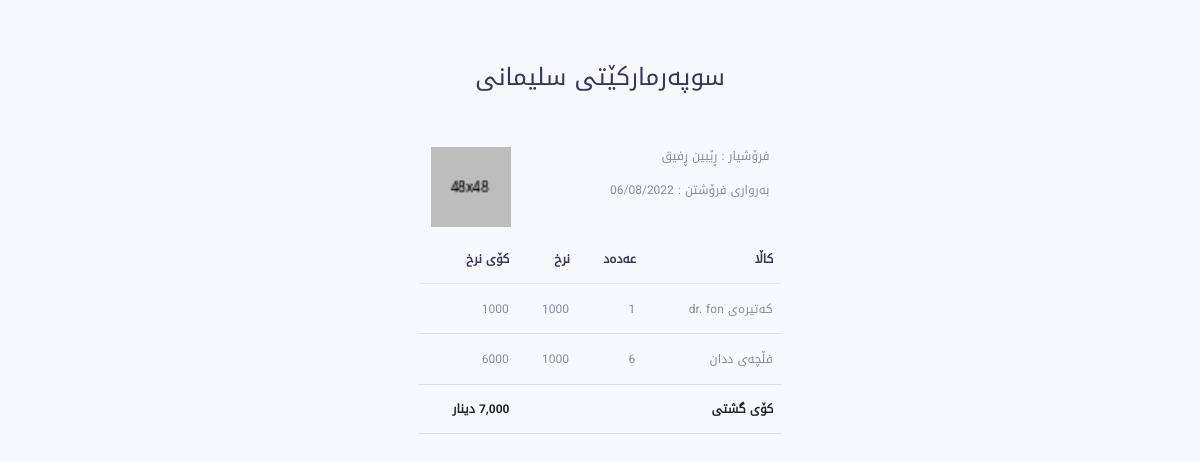
Page /small_invoice.php (signed in) on the earlier database version.
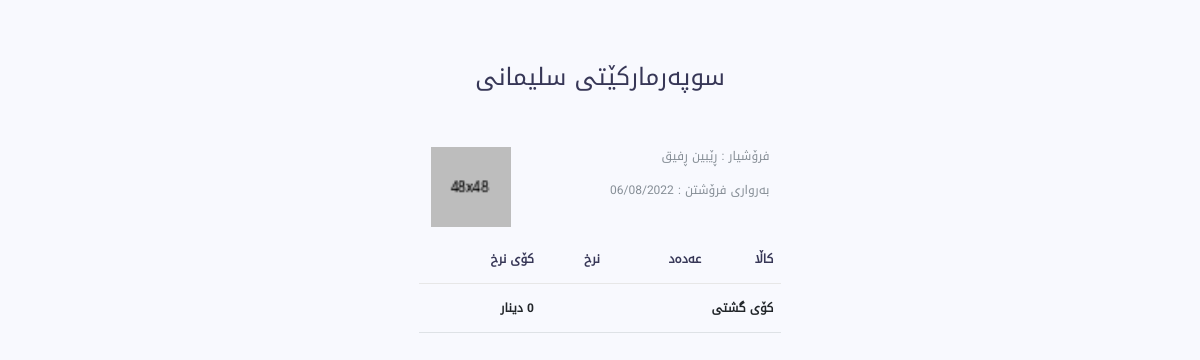
Same page on the later database version.
### tables this page shows
CREATE TABLE `sale` (
  `id` int(11) NOT NULL,
  `product_id` int(11) NOT NULL,
  `pr_code` varchar(255) NOT NULL,
  `pr_name` varchar(255) NOT NULL,
  `pr_quantity` int(11) NOT NULL,
  `pr_price` int(11) NOT NULL,
  `total_price` int(11) NOT NULL,
  `saledby` varchar(255) NOT NULL,
  `recycle` int(11) NOT NULL DEFAULT 0,
  `status` tinyint(1) DEFAULT 0,
  `created_at` datetime NOT NULL,
  `updated_at` datetime NOT NULL
);

### class/database.php (called while the page is built, shortened)
<?php
class Database{
public $connection;
public function open_db_connection(){
    $this->connection=new mysqli(DB_HOST,DB_USER,DB_PASSWORD,DB_NAME);
}
public function query($sql){
    $result=$this->connection->query($sql);
    return $result;
}
}
$db = new Database();
?>

### class/db_object.php (called while the page is built, shortened)
<?php
class Db_Object{
public static function find_all(){
    return static::find_by_query("SELECT * FROM ".static::$db_table." ");
}
public static function find_by_id($id){
    $the_result_array=static::find_by_query("SELECT * FROM ".static::$db_table." WHERE id='$id' LIMIT 1");
    return !empty($the_result_array) ? array_shift($the_result_array) : false;
}
public static function find_by_query($sql){
    global $db;
    $result_set=$db->query($sql);
    $the_object_array=array();
    while($row=mysqli_fetch_array($result_set)){
        $the_object_array[]=static::instantation($row);
    }
    return $the_object_array;
}
public static function instantation($the_record){
    $the_object=new $calling_class;
    foreach($the_record as $the_attribute => $value){
        if($the_object->has_the_attribute($the_attribute)){
            $the_object->$the_attribute=$value;
        }
    }
    return $the_object;
}
private function has_the_attribute($the_attribute){
    $the_properties=get_object_vars($this);
    return array_key_exists($the_attribute,$the_properties);
}
}
?>

### class/functions.php (called while the page is built, shortened)
<?php
    function ClassAutoLoader($class){
        $class=strtolower($class);
        $the_path="class/{$class}.php";
    }
?>

### class/sale.php (called while the page is built, shortened)
<?php
class Sale extends Db_Object{
    protected static $db_table="sale";
public static function TotalPrice(){
    global $db;
    $query = "SELECT SUM(total_price) AS Total FROM ".Static::$db_table;
    $sql =$db->query($query);
    $rows = mysqli_fetch_assoc($sql);
    $Total = $rows['Total'];
    return number_format($Total);
}
}
?>

### small_invoice.php (the view, shortened to what this page needs)
<!DOCTYPE html>
<html lang="ar" dir="rtl">
<head>
    <link href="assets/css/lib/data-table/dataTables.bootstrap.min.css" rel="stylesheet" />
    <link href="assets/css/lib/font-awesome.min.css" rel="stylesheet">
    <link href="assets/css/lib/themify-icons.css" rel="stylesheet">
    <link href="assets/css/lib/menubar/sidebar.css" rel="stylesheet">
    <link href="assets/css/lib/bootstrap.rtl.min.css" rel="stylesheet">
    <link href="assets/css/style.css" rel="stylesheet"></head>
</head>
<body>
    <div class="mx-auto" id="small_invoice">
        <h4 class="text-center my-5">سوپەرمارکێتی سلیمانی</h4>
    <div class="row" id="row">
        <div class="col-lg-8">
            <p> فرۆشیار : <span><?php
            $user=User::find_by_id($_SESSION['user_id']);
            echo $user->first_name.' '.$user->last_name;
            ?></span></p>
            <p> بەرواری فرۆشتن : <span><?php echo date('d/m/Y');?></span></p>
        </div>
        <div class="col-lg-4">
            <div class="invoice-logo">
                <img src="assets/images/avatar.png" alt="">
            </div>
        </div>
    </div>
    <div class="row">
            <table class="table">
                <thead>
                    <th>کاڵا</th>
                    <th>عەدەد</th>
                    <th>نرخ</th>
                    <th>کۆی نرخ</th>
                </thead>
                <tbody>
                    <?php
                    $sales=Sale::find_all();
                    foreach($sales as $sale){
                        if($sale->saledby == $_SESSION['user_id']){
                    ?>
                    <tr>
                        <td><?php echo $sale->pr_name; ?></td>
                        <td><?php echo $sale->pr_quantity; ?></td>
                        <td><?php echo $sale->pr_price; ?></td>
                        <td><?php echo $sale->total_price; ?></td>
                    </tr>
                    <?php } }?>
                </tbody>
                <tfoot>
                    <tr style="font-weight:bold">
                        <td colspan="3">کۆی گشتی</td>
                        <td><?php echo Sale::TotalPrice(); ?> دینار</td>
                    </tr>
                </tfoot>
            </table>
</div>
</div>
</body>
</html>

Differences in the rows shown:
removed sale: pr_name "کەتیرەی dr. fon", pr_quantity "1", pr_price "1000", total_price "1000"
removed sale: pr_name "فڵچەی ددان", pr_quantity "6", pr_price "1000", total_price "6000"
Other differences:
Sale::TotalPrice(): "7,000" → "0"
